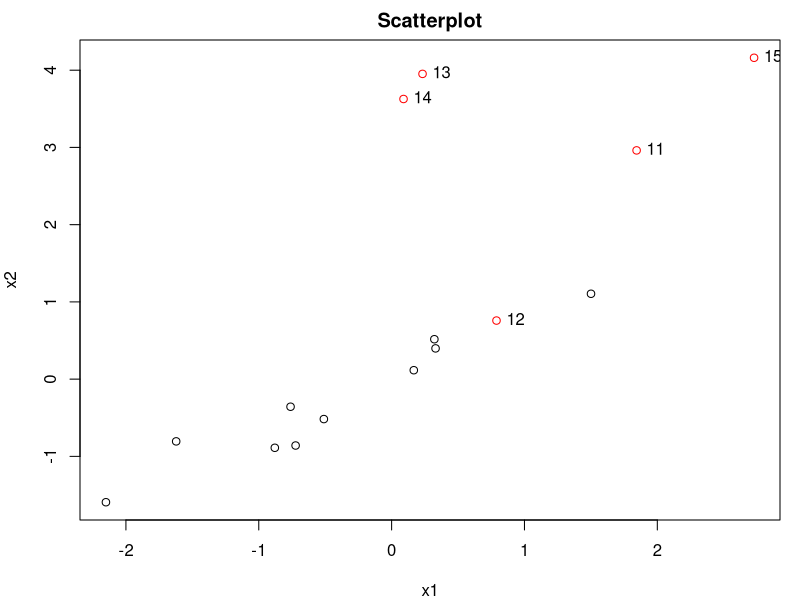
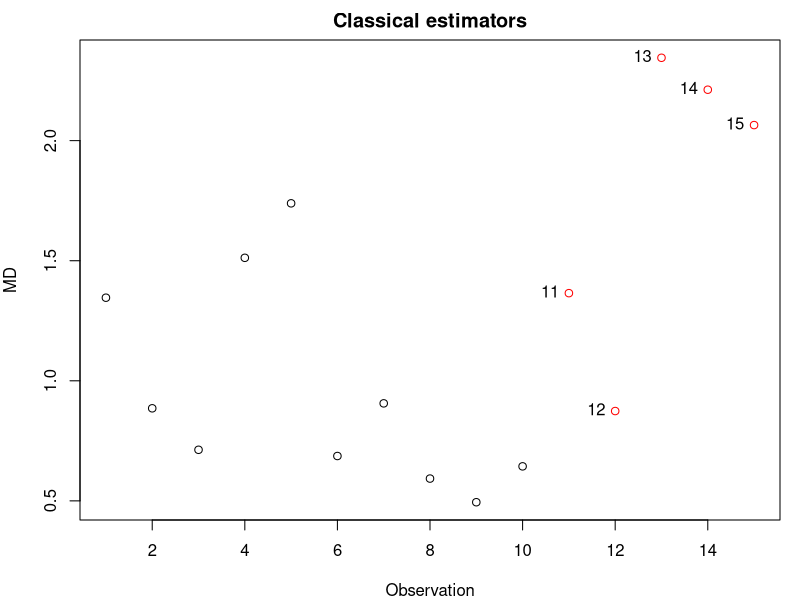
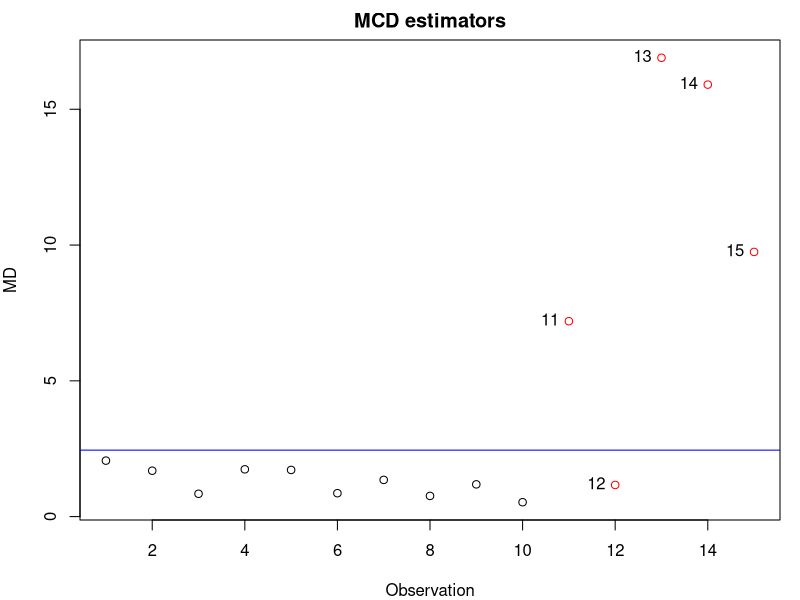

Write R code to recreate these figures, in order.
library(car)
library(MASS)
library(rrcov)

data <- mvrnorm(n=10, mu=c(0,0), Sigma=matrix(c(2.1,2,2,2),2))
outliers <- mvrnorm(n=5, mu=c(0,2), Sigma=matrix(c(3,1,1,3),2))
exampleset <- rbind(data,outliers)
colors = cbind(rep('black', 10), rep('red', 5))

png(file='scatterplot.png', width=4, height=4, units="in", res=300)
par(oma=c(0,0,0,0), mar=c(4,4,2,1))
plot(exampleset, xlab = 'x1', ylab = 'x2', col=colors)
text(exampleset[11:15,], labels=c(11,12,13,14,15), pos = 4)
title('Scatterplot')
dev.off()

mu <- colMeans(exampleset)
Sigma <- cov(exampleset)
D2 <- mahalanobis(exampleset, mu, Sigma)
sqrt(D2)

MD <- cbind(c(1:15), sqrt(D2))

png(file='classical-estimators.png', width=4, height=4, units="in", res=300)
par(oma=c(0,0,0,0), mar=c(4,4,2,1))
plot(MD, xlab='Observation', ylab='MD', col=colors)
abline(h=sqrt(5.991), col='blue')
text(MD[11:15,], labels=c(11,12,13,14,15), pos = 2)
title('Classical estimators')
dev.off()

test <- cov.mcd(exampleset)
muMCD <- test$center
SigmaMCD <-test$cov
D2MCD <- mahalanobis(exampleset, muMCD, SigmaMCD)
sqrt(D2MCD)
RD <- cbind(c(1:15), sqrt(D2MCD))

png(file='mcd-estimators.png', width=4, height=4, units="in", res=300)
par(oma=c(0,0,0,0), mar=c(4,4,2,1))
plot(RD, xlab='Observation', ylab='MD', col=colors)
text(RD[11:15,], labels=c(11,12,13,14,15), pos = 2)
abline(h=sqrt(5.991), col='blue')
title('MCD estimators')
dev.off()
